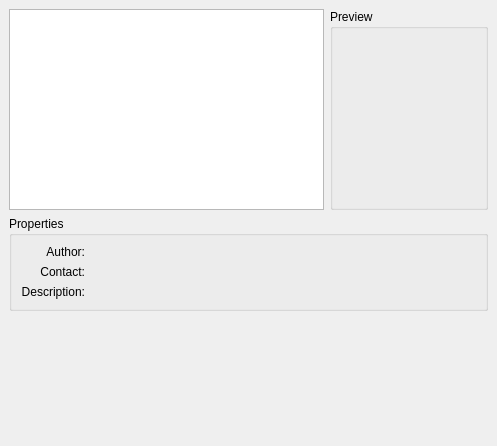
<ui version="4.0" >
 <class>TilesetSelector</class>
 <widget class="QWidget" name="TilesetSelector" >
  <property name="geometry" >
   <rect>
    <x>0</x>
    <y>0</y>
    <width>497</width>
    <height>446</height>
   </rect>
  </property>
  <property name="maximumSize" >
   <size>
    <width>800</width>
    <height>600</height>
   </size>
  </property>
  <layout class="QVBoxLayout" >
   <property name="spacing" >
    <number>6</number>
   </property>
   <property name="margin" >
    <number>9</number>
   </property>
   <item>
    <layout class="QHBoxLayout" >
     <property name="spacing" >
      <number>6</number>
     </property>
     <property name="margin" >
      <number>0</number>
     </property>
     <item>
      <widget class="QListWidget" name="tilesetNameList" >
       <property name="sizePolicy" >
        <sizepolicy vsizetype="Expanding" hsizetype="Expanding" >
         <horstretch>2</horstretch>
         <verstretch>0</verstretch>
        </sizepolicy>
       </property>
       <property name="minimumSize" >
        <size>
         <width>120</width>
         <height>0</height>
        </size>
       </property>
      </widget>
     </item>
     <item>
      <widget class="QGroupBox" name="groupBox_2" >
       <property name="sizePolicy" >
        <sizepolicy vsizetype="Preferred" hsizetype="Preferred" >
         <horstretch>1</horstretch>
         <verstretch>0</verstretch>
        </sizepolicy>
       </property>
       <property name="title" >
        <string>Preview</string>
       </property>
       <layout class="QVBoxLayout" >
        <property name="spacing" >
         <number>6</number>
        </property>
        <property name="margin" >
         <number>9</number>
        </property>
        <item>
         <widget class="QWidget" native="1" name="tilesetPreview" >
          <property name="sizePolicy" >
           <sizepolicy vsizetype="Expanding" hsizetype="Expanding" >
            <horstretch>0</horstretch>
            <verstretch>0</verstretch>
           </sizepolicy>
          </property>
          <property name="minimumSize" >
           <size>
            <width>120</width>
            <height>160</height>
           </size>
          </property>
         </widget>
        </item>
       </layout>
      </widget>
     </item>
    </layout>
   </item>
   <item>
    <widget class="QGroupBox" name="groupBox" >
     <property name="title" >
      <string>Properties</string>
     </property>
     <layout class="QHBoxLayout" >
      <property name="spacing" >
       <number>6</number>
      </property>
      <property name="margin" >
       <number>9</number>
      </property>
      <item>
       <layout class="QVBoxLayout" >
        <property name="spacing" >
         <number>6</number>
        </property>
        <property name="margin" >
         <number>0</number>
        </property>
        <item>
         <widget class="QLabel" name="labelAuthor" >
          <property name="text" >
           <string>Author:</string>
          </property>
          <property name="alignment" >
           <set>Qt::AlignRight|Qt::AlignTrailing|Qt::AlignVCenter</set>
          </property>
         </widget>
        </item>
        <item>
         <widget class="QLabel" name="labelContact" >
          <property name="text" >
           <string>Contact:</string>
          </property>
          <property name="alignment" >
           <set>Qt::AlignRight|Qt::AlignTrailing|Qt::AlignVCenter</set>
          </property>
         </widget>
        </item>
        <item>
         <widget class="QLabel" name="labelDescription" >
          <property name="text" >
           <string>Description:</string>
          </property>
          <property name="alignment" >
           <set>Qt::AlignRight|Qt::AlignTrailing|Qt::AlignVCenter</set>
          </property>
         </widget>
        </item>
       </layout>
      </item>
      <item>
       <layout class="QVBoxLayout" >
        <property name="spacing" >
         <number>6</number>
        </property>
        <property name="margin" >
         <number>0</number>
        </property>
        <item>
         <widget class="QLabel" name="tilesetAuthor" >
          <property name="text" >
           <string/>
          </property>
         </widget>
        </item>
        <item>
         <widget class="QLabel" name="tilesetContact" >
          <property name="text" >
           <string/>
          </property>
         </widget>
        </item>
        <item>
         <widget class="QLabel" name="tilesetDescription" >
          <property name="text" >
           <string/>
          </property>
         </widget>
        </item>
       </layout>
      </item>
      <item>
       <spacer>
        <property name="orientation" >
         <enum>Qt::Horizontal</enum>
        </property>
        <property name="sizeHint" stdset="0" >
         <size>
          <width>40</width>
          <height>20</height>
         </size>
        </property>
       </spacer>
      </item>
     </layout>
    </widget>
   </item>
   <item>
    <widget class="QLineEdit" name="kcfg_Tileset" >
     <property name="enabled" >
      <bool>false</bool>
     </property>
     <property name="frame" >
      <bool>false</bool>
     </property>
     <property name="readOnly" >
      <bool>false</bool>
     </property>
    </widget>
   </item>
   <item>
    <spacer>
     <property name="orientation" >
      <enum>Qt::Vertical</enum>
     </property>
     <property name="sizeHint" stdset="0" >
      <size>
       <width>20</width>
       <height>40</height>
      </size>
     </property>
    </spacer>
   </item>
  </layout>
 </widget>
 <resources/>
 <connections/>
</ui>
